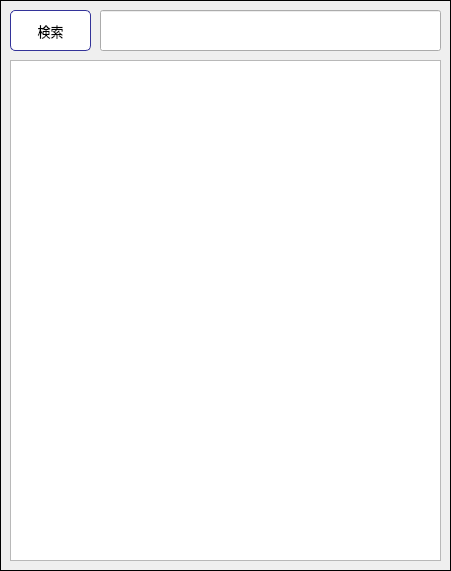
   <widget class="QFrame" name="frame">
    <property name="geometry">
     <rect>
      <x>830</x>
      <y>130</y>
      <width>451</width>
      <height>571</height>
     </rect>
    </property>
    <property name="frameShape">
     <enum>QFrame::Box</enum>
    </property>
    <property name="frameShadow">
     <enum>QFrame::Plain</enum>
    </property>
    <widget class="QPushButton" name="SearchButton">
     <property name="geometry">
      <rect>
       <x>10</x>
       <y>10</y>
       <width>81</width>
       <height>41</height>
      </rect>
     </property>
     <property name="font">
      <font>
       <family>Yu Mincho</family>
       <pointsize>10</pointsize>
      </font>
     </property>
     <property name="cursor">
      <cursorShape>PointingHandCursor</cursorShape>
     </property>
     <property name="styleSheet">
      <string notr="true">QPushButton#SearchButton {
color: rgb(0, 0, 0);
background-color: rgb(255, 255, 255);
border-color: #339;
border-style: solid;
border-width: 1px;
border-radius: 5px;
}
QPushButton#SearchButton:pressed {
background-color: qlineargradient(spread:pad, x1:0, y1:0, x2:1, y2:1, stop:0 rgba(56, 108, 168, 255), stop:1 rgba(115, 234, 255, 255));
}
</string>
     </property>
     <property name="text">
      <string>検索</string>
     </property>
     <property name="icon">
      <iconset>
       <activeon>:/img/search.png</activeon>
      </iconset>
     </property>
     <property name="iconSize">
      <size>
       <width>32</width>
       <height>32</height>
      </size>
     </property>
    </widget>
    <widget class="QLineEdit" name="SearchText">
     <property name="geometry">
      <rect>
       <x>100</x>
       <y>10</y>
       <width>341</width>
       <height>41</height>
      </rect>
     </property>
     <property name="font">
      <font>
       <family>Yu Mincho</family>
       <pointsize>10</pointsize>
      </font>
     </property>
     <property name="styleSheet">
      <string notr="true"/>
     </property>
     <property name="placeholderText">
      <string/>
     </property>
    </widget>
    <widget class="QTableView" name="tableView_Search">
     <property name="geometry">
      <rect>
       <x>10</x>
       <y>60</y>
       <width>431</width>
       <height>501</height>
      </rect>
     </property>
     <property name="font">
      <font>
       <family>Yu Mincho</family>
       <pointsize>8</pointsize>
      </font>
     </property>
     <property name="editTriggers">
      <set>QAbstractItemView::NoEditTriggers</set>
     </property>
     <property name="selectionBehavior">
      <enum>QAbstractItemView::SelectRows</enum>
     </property>
     <property name="gridStyle">
      <enum>Qt::DashLine</enum>
     </property>
     <attribute name="verticalHeaderVisible">
      <bool>false</bool>
     </attribute>
    </widget>
   </widget>
